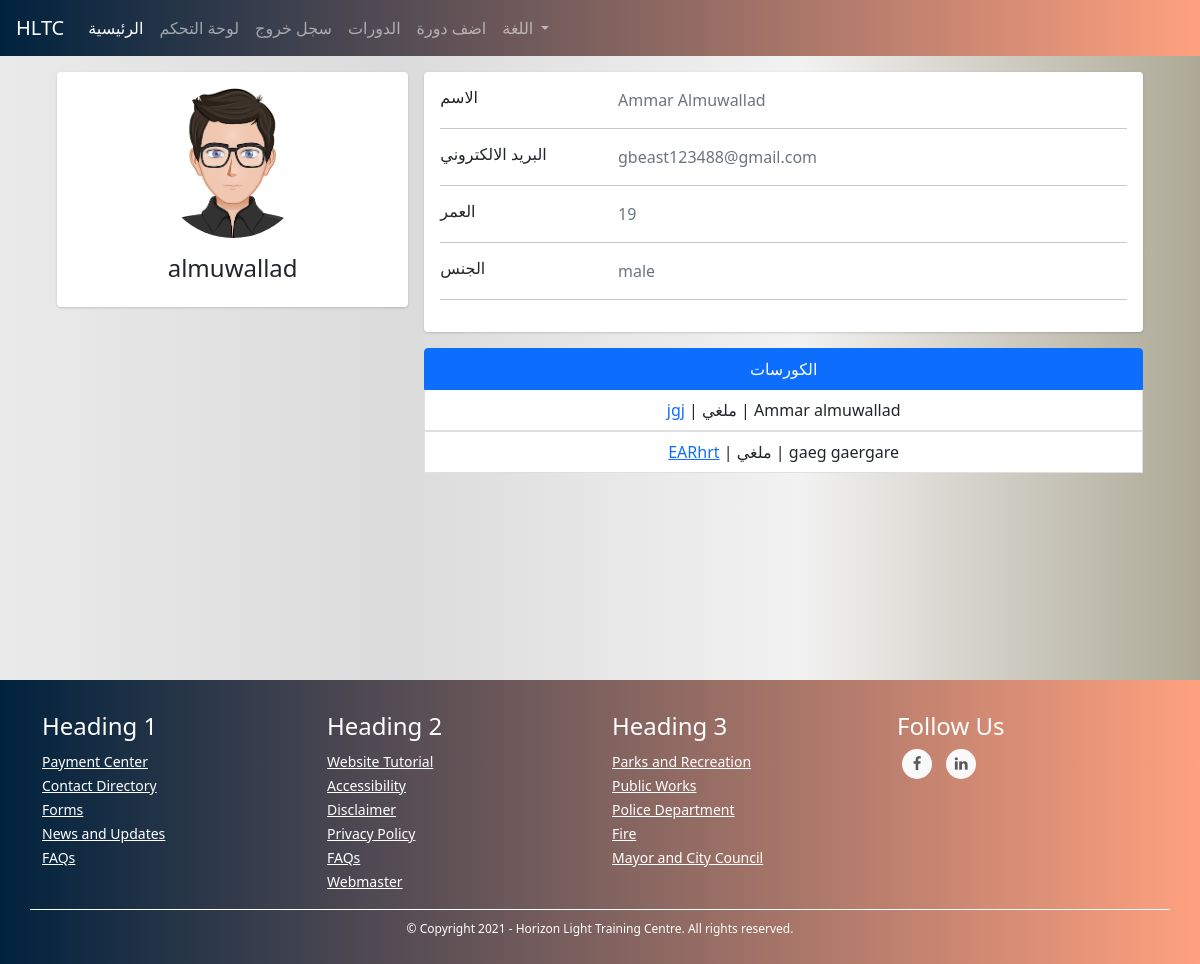
Screenshot of /admins/user/2 (signed in) with the database file from the repository.
### TUTOR/models.py (models this page shows, shortened)
class UserModel(db.Model, UserMixin):
    id = db.Column(db.Integer, primary_key=True)
    first_name = db.Column(db.String(128), nullable=False)
    last_name = db.Column(db.String(128), nullable=False)
    username = db.Column(db.String(20), unique=True, nullable=False)
    email = db.Column(db.String(256), unique=True, nullable=False)
    password = db.Column(db.String(255), nullable=False)
    user_type = db.Column(db.String(30), nullable=False)
    _gender = db.Column(db.Boolean, nullable=False, default=True)
    email_confirmation_code = db.Column(db.String(5), nullable=True)
    is_confirmed = db.Column(db.Boolean, nullable=False, default=False)
    creation_date = db.Column(db.DateTime, nullable=False, default=datetime.utcnow)
    admin_data_model = db.relationship('AdminDataModel', backref='user', uselist=False)
    tutor_data_model = db.relationship('TutorDataModel', backref='user', uselist=False)
    student_data_model = db.relationship('StudentDataModel', backref='user', uselist=False)
    @property
    def full_name(self):
        return self.first_name + " " + self.last_name
    @property
    def gender(self):
        return "male" if self._gender else "female"

class StudentDataModel(db.Model):
    id = db.Column(db.Integer, primary_key=True)
    date_of_birth = db.Column(db.DateTime, nullable=False)
    user_id = db.Column(db.Integer, db.ForeignKey('user_model.id'))
    courses = db.relationship('CourseModel', secondary=courses, lazy='subquery',
        backref=db.backref('students', lazy=True))
    @property
    def age(self):
        return int((datetime.date(datetime.utcnow()) - datetime.date(self.date_of_birth)).days / 365)

class CourseModel(db.Model):
    id = db.Column(db.Integer, primary_key=True)
    name = db.Column(db.String(130), nullable=False)
    description = db.Column(db.String(1000), nullable=False)
    subject = db.Column(db.String(), nullable=False)
    price = db.Column(db.Integer, nullable=False)
    min_students = db.Column(db.Integer, nullable=False)
    max_students = db.Column(db.Integer, nullable=False)
    currency = db.Column(db.String(3), nullable=False)
    began = db.Column(db.Boolean, nullable=False, default=False)
    ended = db.Column(db.Boolean, nullable=False, default=False)
    course_type = db.Column(db.Integer, nullable=False) # 1 for start when min number # 2 for start with min and date
    _period = db.Column(db.Integer, nullable=True) # days
    _start_date = db.Column(db.DateTime, nullable=True)
    _end_date = db.Column(db.DateTime, nullable=True)
    links = db.Column(db.String(), nullable=False) # {"zoom": "link", ....}
    weekly_time_table_json  = db.Column(db.String(1000), nullable=False) # {"saturday": {"from": ..., "to": ...}, ...}
    _state = db.Column(db.String(), nullable=False, default=json.dumps({"state_code": 1, "state_string": "لم تبدأ بعد", "allowed_actions": ["join", "view", "start", "cancel"]})) # {"state_code": 2, "state_string": "قائم", "allowed_actions": ["view", "end"]} {"state_code": 3, "state_string": "انتهى", "allowed_actions": ["delete"]} {"state_code": 4, "state_string": "ملغي", "allowed_actions": ["delete"]}
    number_of_students_paid = db.Column(db.Integer, nullable=False, default=0)
    have_sent_first_payment_emails = db.Column(db.Boolean, nullable=False, default=False)
    created_by_admin = db.Column(db.Boolean, nullable=False)
    creation_date = db.Column(db.DateTime, nullable=False, default=datetime.utcnow)
    payment_model = db.relationship('PaymentModel', backref='course', uselist=False)
    tutor_data_model_id = db.Column(db.Integer, db.ForeignKey('tutor_data_model.id'),
        nullable=False)
    @property
    def state(self): # hold the course's state for example (is it runnung or hasn't began yet...) this helps with determaning what to do with the couse next for example (if it's running we should look into if it should end)
        return json.loads(self._state)
    def start(self):
        self.began = True
        self._state = json.dumps({"state_code": 2, "state_string": "قائم", "allowed_actions": ["view", "end", "cancel"]})
        if self.course_type == 1:
            now = datetime.date(datetime.utcnow())
            self._start_date = now
            self._end_date = now + timedelta(days=self.period)
        db.session.commit()
        for sdm in self.students: # the paymetn is when a student joins not when the course begins bcz the course wont begin if students didn't pay
            send_student_course_start_email(sdm.user, self)
        send_tutor_course_start_email(self.tutor.user, self)
        return True
    def end(self):
        self.ended = True
        self._state = json.dumps({"state_code": 3, "state_string": "انتهى", "allowed_actions": ["delete"]})
        db.session.commit()
        for sdm in self.students:
            send_student_course_ended_email(sdm.user, self)
        send_tutor_course_ended_email(self.tutor.user, self)
        return True
    def cancel(self):
        self._state = json.dumps({"state_code": 4, "state_string": "ملغي", "allowed_actions": ["delete"]})
        db.session.commit()
        self.payment_model.refund_all()
        for sdm in self.students:
            send_student_course_canceled_email(sdm.user, self)
        send_tutor_course_canceled_email(self.tutor.user, self)

### TUTOR/ADMINISTRATION/routes.py (the view)
@admins_blueprint.route("/admins/user/<user_id>", methods=["GET"])
@login_required(ADMIN_TYPES)
def user_detailed_view(user_id): # admin only
    user = UserModel.query.get(user_id)
    user_type = user.user_type
    if user_type == "tutor":
        return render_template("admins/users/new_tutor.html", user=user)
    elif user_type == "student":
        return render_template("admins/users/new_student.html", user=user)
    elif user_type in ADMIN_TYPES:
        return render_template("admins/users/new_admin.html", user=user)

### TUTOR/templates/admins/users/new_student.html (shortened to what this page needs)
{% extends "template.html" %}
{% block content %}
<link rel="stylesheet" href="{{ url_for('static', filename='css/students/profile.css') }}">
<div class="container">
    <div class="main-body">
      <div class="row justify-content-center">
        <div class="col-sm-7 my-col">
        </div>
    </div>
          <div class="row gutters-sm">
            <div class="col-md-4 mb-3">
              <div class="card">
                <div class="card-body">
                  <div class="d-flex flex-column align-items-center text-center">
                    {% if user._gender  %}
                    <img src="{{ url_for('static', filename='images/male_student.png') }}" alt="Admin" class="rounded-circle" width="150">
                    {% else %}
                    <img src="{{ url_for('static', filename='images/female_student.png') }}" alt="Admin" class="rounded-circle" width="150">
                    {% endif %}
                    <div class="mt-3">
                      <h4>{{ user.username }}</h4>
                    </div>
                  </div>
                </div>
              </div>
            </div>
            <div class="col-md-8">
              <div class="card mb-3">
                <div class="card-body">
                  <div class="row">
                    <div class="col-sm-3">
                      <h6 class="mb-0">الاسم</h6>
                    </div>
                    <div class="col-sm-9 text-secondary">
                      {{ user.full_name }}
                    </div>
                  </div>
                  <hr>
                  <div class="row">
                    <div class="col-sm-3">
                      <h6 class="mb-0">البريد الالكتروني</h6>
                    </div>
                    <div class="col-sm-9 text-secondary">
                      {{ user.email }}
                    </div>
                  </div>
                  <hr>
                  <div class="row">
                    <div class="col-sm-3">
                      <h6 class="mb-0">العمر</h6>
                    </div>
                    <div class="col-sm-9 text-secondary">
                      {{ user.student_data_model.age }}
                    </div>
                  </div>
                  <hr>
                  <div class="row">
                    <div class="col-sm-3">
                      <h6 class="mb-0">الجنس</h6>
                    </div>
                    <div class="col-sm-9 text-secondary">
                      {{ user.gender }}
                    </div>
                  </div>
                  <hr>
                </div>
              </div>
            <div class="row gutters-sm">
                <div class="col-sm-12 mb-6">
                    <ul class="list-group">
                        <li class="list-group-item active" aria-current="true"><center>الكورسات</center></li>
                        {% for course in user.student_data_model.courses %}
                        <center><li class="list-group-item"><a href="{{ url_for('courses_blueprint.course', course_id=course.id) }}">{{ course.name }}</a> | {{ course.state.state_string }} | {{ course.tutor.user.full_name }}</li></center>
                        {% endfor %}
                      </ul>
                </div>
              </div>
            </div>
          </div>
        </div>
    </div>
    <br><br><br><br><br><br><br><br>
{% endblock %}

### TUTOR/templates/template.html (shortened to what this page needs)
<!DOCTYPE html>
<html lang="en">
<head>
    <link rel="stylesheet" href="https://maxcdn.bootstrapcdn.com/bootstrap/4.0.0/css/bootstrap.min.css">
    <link href="https://cdn.jsdelivr.net/npm/bootstrap@5.0.0-beta1/dist/css/bootstrap.min.css" rel="stylesheet">
    <link href="https://maxcdn.bootstrapcdn.com/font-awesome/4.7.0/css/font-awesome.min.css" rel="stylesheet" >
    <link rel="stylesheet" href="{{ url_for('static', filename='css/footer.css') }}">
    <link rel="stylesheet" href="{{ url_for('static', filename='css/snippets/navbar.css') }}">
    <link rel="stylesheet" href="{{ url_for('static', filename='css/global.css') }}">
    <link rel="stylesheet" href="https://cdn.jsdelivr.net/npm/bootstrap-icons@1.3.0/font/bootstrap-icons.css">
</head>
<body>
    {% if current_user.is_authenticated %}
        {% if current_user.user_type == "tutor" %}
            {% include "snippets/tutors/header.html" %}
        {% elif current_user.user_type == "student" %}
            {% include "snippets/students/header.html" %}
        {% elif current_user.user_type in admin_types %}
            {% include "snippets/admins/header.html" %}
        {% endif %}
    {% else %}
        {% include "snippets/header.html" %}
    {% endif %}
    {% block content %}
    {% endblock %}
  {% include "snippets/footer.html" %}
</body>
</html>

### TUTOR/templates/snippets/admins/header.html (shortened to what this page needs)
<nav class="navbar navbar-expand-lg navbar-dark my-navbar">
    <a class="navbar-brand" href="#">HLTC</a>
    <div class="collapse navbar-collapse" id="navbarNav">
      <ul class="navbar-nav">
        <li class="nav-item active">
            <a class="nav-link" href="{{ url_for('main_blueprint.home') }}">الرئيسية</a>
          </li>
          <li class="nav-item">
            <a class="nav-link" href="{{ url_for('admins_blueprint.control_panel') }}">لوحة التحكم</a>
          </li>
        <li class="nav-item">
            <a class="nav-link" href="{{ url_for('users_blueprint.logout') }}">سجل خروج</a>
          </li>
        <li class="nav-item">
            <a class="nav-link" href="{{ url_for('courses_blueprint.courses') }}">الدورات</a>
        </li>
        <li class="nav-item">
            <a class="nav-link" href="{{ url_for('admins_blueprint.add_course') }}">اضف دورة</a>
        </li>
        {% include "snippets/language_select_bootstrap.html" %}
      </ul>
    </div>
  </nav>

### TUTOR/templates/snippets/language_select_bootstrap.html (shortened to what this page needs)
<li class="nav-item dropdown">
    <a class="nav-link dropdown-toggle" href="#" id="navbarDropdown" role="button" data-toggle="dropdown" aria-haspopup="true" aria-expanded="false">
      اللغة
    </a>
  </li>

### TUTOR/templates/snippets/footer.html (shortened to what this page needs)
<link rel="stylesheet" href="{{ url_for('static', filename='css/footer.css') }}">
<footer class="mainfooter" role="contentinfo">
    <div class="footer-middle">
    <div class="container">
      <div class="row">
        <div class="col-md-3 col-sm-6">
          <div class="footer-pad">
            <h4>Heading 1</h4>
            <ul class="list-unstyled">
              <li><a href="#">Payment Center</a></li>
              <li><a href="#">Contact Directory</a></li>
              <li><a href="#">Forms</a></li>
              <li><a href="#">News and Updates</a></li>
              <li><a href="#">FAQs</a></li>
            </ul>
          </div>
        </div>
        <div class="col-md-3 col-sm-6">
          <div class="footer-pad">
            <h4>Heading 2</h4>
            <ul class="list-unstyled">
              <li><a href="#">Website Tutorial</a></li>
              <li><a href="#">Accessibility</a></li>
              <li><a href="#">Disclaimer</a></li>
              <li><a href="#">Privacy Policy</a></li>
              <li><a href="#">FAQs</a></li>
              <li><a href="#">Webmaster</a></li>
            </ul>
          </div>
        </div>
        <div class="col-md-3 col-sm-6">
          <div class="footer-pad">
            <h4>Heading 3</h4>
            <ul class="list-unstyled">
              <li><a href="#">Parks and Recreation</a></li>
              <li><a href="#">Public Works</a></li>
              <li><a href="#">Police Department</a></li>
              <li><a href="#">Fire</a></li>
              <li><a href="#">Mayor and City Council</a></li>
            </ul>
          </div>
        </div>
          <div class="col-md-3">
              <h4>Follow Us</h4>
              <ul class="social-network social-circle">
               <li><a href="#" class="icoFacebook" title="Facebook"><i class="fa fa-facebook"></i></a></li>
               <li><a href="#" class="icoLinkedin" title="Linkedin"><i class="fa fa-linkedin"></i></a></li>
              </ul>
          </div>
      </div>
      <div class="row">
          <div class="col-md-12 copy">
              <p class="text-center">&copy; Copyright 2021 - Horizon Light Training Centre.  All rights reserved.</p>
          </div>
      </div>
    </div>
    </div>
  </footer>

### rows the page displays
UserModel: username "almuwallad", full_name "Ammar Almuwallad", email "gbeast123488@gmail.com", gender "male"
StudentDataModel: student_data_model.age "19"
CourseModel: name "jgj", state.state_string "ملغي", tutor.user.full_name "Ammar almuwallad"
CourseModel: name "EARhrt", state.state_string "ملغي", tutor.user.full_name "gaeg gaergare"
